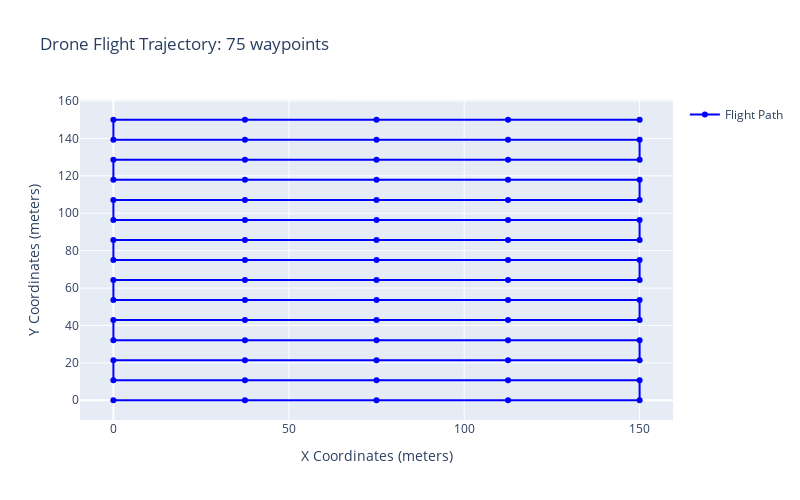

The code cell stored with this chart in its notebook:
### Markdown cell above
$\color{red}{\text{TODO: }}$ Compute the following ablations (and any other you can think of). 
You need to describe the input params you are changing, what impact you can observe, explanation behind the change in output, and practical implication of the correlation.

1. Change overlap and confirm it affects the consecutive images

### Code cell
camera_ = copy.deepcopy(camera_x10)
dataset_spec_ = copy.deepcopy(dataset_spec)

dataset_spec_.exposure_time_ms = 1000
dataset_spec_.overlap = 0.2

print(camera_, dataset_spec_)
fig = plot_photo_plan(generate_photo_plan_on_grid(camera_, dataset_spec_))
fig.show()

### Figure 1 — Plotly figure (JSON) as saved in the notebook; plotly's stock layout.template omitted (floating-point values rounded to 4 significant figures)
{"data": [{"marker": {"color": "blue"}, "mode": "lines+markers", "name": "Flight Path", "type": "scatter", "x": [0, 37.5, 75, 112.5, 150, 150, 112.5, 75, 37.5, 0, 0, 37.5, 75, 112.5, 150, 150, 112.5, 75, 37.5, 0, 0, 37.5, 75, 112.5, 150, 150, 112.5, 75, 37.5, 0, 0, 37.5, 75, 112.5, 150, 150, 112.5, 75, 37.5, 0, 0, 37.5, 75, 112.5, 150, 150, 112.5, 75, 37.5, 0, 0, 37.5, 75, 112.5, 150, 150, 112.5, 75, 37.5, 0, 0, 37.5, 75, 112.5, 150, 150, 112.5, 75, 37.5, 0, 0, 37.5, 75, 112.5, 150], "y": [0, 0, 0, 0, 0, 10.71, 10.71, 10.71, 10.71, 10.71, 21.43, 21.43, 21.43, 21.43, 21.43, 32.14, 32.14, 32.14, 32.14, 32.14, 42.86, 42.86, 42.86, 42.86, 42.86, 53.57, 53.57, 53.57, 53.57, 53.57, 64.29, 64.29, 64.29, 64.29, 64.29, 75, 75, 75, 75, 75, 85.71, 85.71, 85.71, 85.71, 85.71, 96.43, 96.43, 96.43, 96.43, 96.43, 107.1, 107.1, 107.1, 107.1, 107.1, 117.9, 117.9, 117.9, 117.9, 117.9, 128.6, 128.6, 128.6, 128.6, 128.6, 139.3, 139.3, 139.3, 139.3, 139.3, 150, 150, 150, 150, 150]}], "layout": {"height": 500, "showlegend": true, "title": {"text": "Drone Flight Trajectory: 75 waypoints"}, "width": 800, "xaxis": {"title": {"text": "X Coordinates (meters)"}}, "yaxis": {"title": {"text": "Y Coordinates (meters)"}}}}
